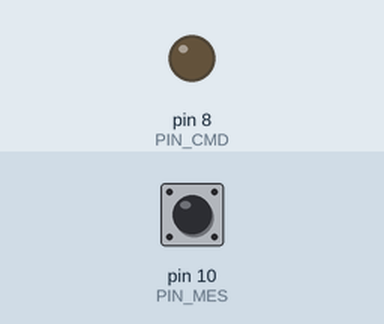
This program was run on a simulated Raspberry Pi (header pin numbers). On the bench: output pins drawn as LEDs (lit = HIGH). The inputs (shaded band) are chosen by the test bench; at power-on: pin 10 (PIN_MES) HIGH. The clock reads 2024-03-15 10:24:30 at power-on unless the program sets it; what the program prints to the terminal is not drawn. At 3.3 s the program stops and its outputs stay as they are.

Above: at 1.2 s.
1.3 s: pin 10 (PIN_MES) pulled LOW for 0.15 s
Timing chart, 0 to 4.3 s (numbered marks = the images above; inputs shaded):
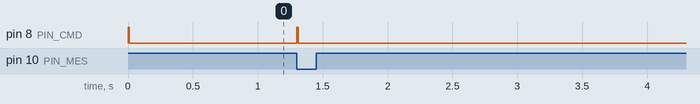

Measured:
- after the input at 1.3 s, pin 8 (PIN_CMD): LOW → HIGH at once, → LOW 0.01 s later

The program:

pidcmes_lib.py
```python
#!/usr/bin/env python3
# -*- coding: utf-8 -*-

"""
    class Pidcmes
    =============
    Measure an analog voltage on two digital pins.
    The measuring range starts just above the reference voltage and can go from TRIG_LEVEL+0.2 up to more than 15V.
    The lower the voltage measured, the longer the measurement takes. The precison is about +/- 0.2V

    Constants : PIN_CMD -> control pin
                PIN_MES -> measure pin
                TRIG_LEVEL -> comparator refenre voltage
                R1 -> resistor of RC circuit for time measurement
                C1 -> condensator of RC circuit for time measurement
                PULSE_WIDTH -> duration of the condensator discharge pulse
                T_TIMEOUT -> after this this the measure is stopedd because no tension on the measurement pins
                FILTER -> standard deviation accepted for good measurement

    Errors :  0 -> measurement is ok
              1 -> no tension on the measure pin
              2 -> n_mean < 2
              3 -> not enought measure for st_dev (standard deviation)
"""

import time
import RPi.GPIO as GPIO
import math


class Pidcmes:

    def __init__(self):
        # initialize program constants
        self.PIN_CMD = 8  # control pin
        self.PIN_MES = 10  # measure pin
        self.TRIG_LEVEL = 2.5  # comparator reference voltage
        self.R1 = 100e3  # resistor value 100 k
        self.C1 = 1e-6  # condensator value 1 uF
        self.PULSE_WIDTH = 10e-3  # pulse width to discharge the condensator and trig the measure
        self.T_TIMEOUT = 10 * self.R1 * self.C1  # if no interruption after 10 R1*C1 time -> no tension on the measure pin
        self.FILTER = 1.5  # +/- filter on n standard deviation to exclude bad measurement

        # initialisation GPIO
        GPIO.setmode(GPIO.BOARD)
        GPIO.setwarnings(False)
        GPIO.setup(self.PIN_CMD, GPIO.OUT)  # initialize control pin
        GPIO.setup(self.PIN_MES, GPIO.IN, pull_up_down=GPIO.PUD_UP)  # initialize measure pi (attention no pull-up or pull-down)
        GPIO.output(self.PIN_CMD, GPIO.LOW)

    def get_tension(self, n_mean):

        # verifiy the value of n_for_mean
        if n_for_mean < 2:  # n_for_mean must be greather than 1
            err = 2
            msg = "n_for_mean must be greather than 1"
            return 0, err, msg

        l_elapsed = []
        err = 0
        msg = "Measure ok"

        # read the tension
        for dummy in range(n_mean):

            # trig the measure
            GPIO.output(self.PIN_CMD, GPIO.HIGH)  # discharge condensator
            time.sleep(self.PULSE_WIDTH)
            GPIO.output(self.PIN_CMD, GPIO.LOW)  # start the measurement

            t_start_measure = time.time()  # start stopwatch
            # wait for GPIO.FALLING on pin 'PIN_MES'
            channel = GPIO.wait_for_edge(self.PIN_MES, GPIO.FALLING, timeout=int(self.T_TIMEOUT * 2000))
            # GPIO.FALLING occurs
            if channel is not None:  # measure is ok
                elapsed = (time.time() - t_start_measure)
                l_elapsed.append(elapsed)
            else:  # timeout has occcured
                err = 1
                msg = "timeout has occured"
                return 0, err, msg

        # Pidcmes.in_run = False
        # filter the data list on the standard deviation

        n = len(l_elapsed)  # number of measurements
        v_mean = sum(l_elapsed) / n  # mean value
        st_dev = math.sqrt(sum([(x - v_mean) ** 2 for x in l_elapsed]) / (n - 1))  # standard deviation
        if st_dev == 0:
            return v_mean, 0, msg

        # filter on max stdev = FILTER value
        l_elaps_f = [el for el in l_elapsed if abs((el - v_mean) / st_dev) <= self.FILTER]
        l_elaps_f_mean = sum(l_elaps_f) / len(l_elaps_f)  # mean of elaps filtered

        # calculate  the tension
        u_average = self.TRIG_LEVEL / (1 - math.exp(-l_elaps_f_mean / (self.R1 * self.C1)))
        return u_average, err, msg


if __name__ == '__main__':

    # verify tension and filtering
    pidcmes = Pidcmes()
    n_for_mean = 10  # the greater this value, the longer the measurement takes
    u, err_no, err_msg = pidcmes.get_tension(n_for_mean)
    if err_no == 0:  # the measurement is ok
        print(err_msg + " -> " + "la tension sur l'entrée de mesure est de: " + '{:.1f}'.format(u) + " [V]")
    elif err_no == 1:  # no tesnion on the measure entry
        print(err_msg + " -> " + "Pas de tension détectée sur l'entrée de mesure")
    elif err_no == 2:  # n_for_mean < 2
        print(err_msg + " -> " + "la valeur de n_for_mean doit etre >= 2")
    GPIO.cleanup()
```
